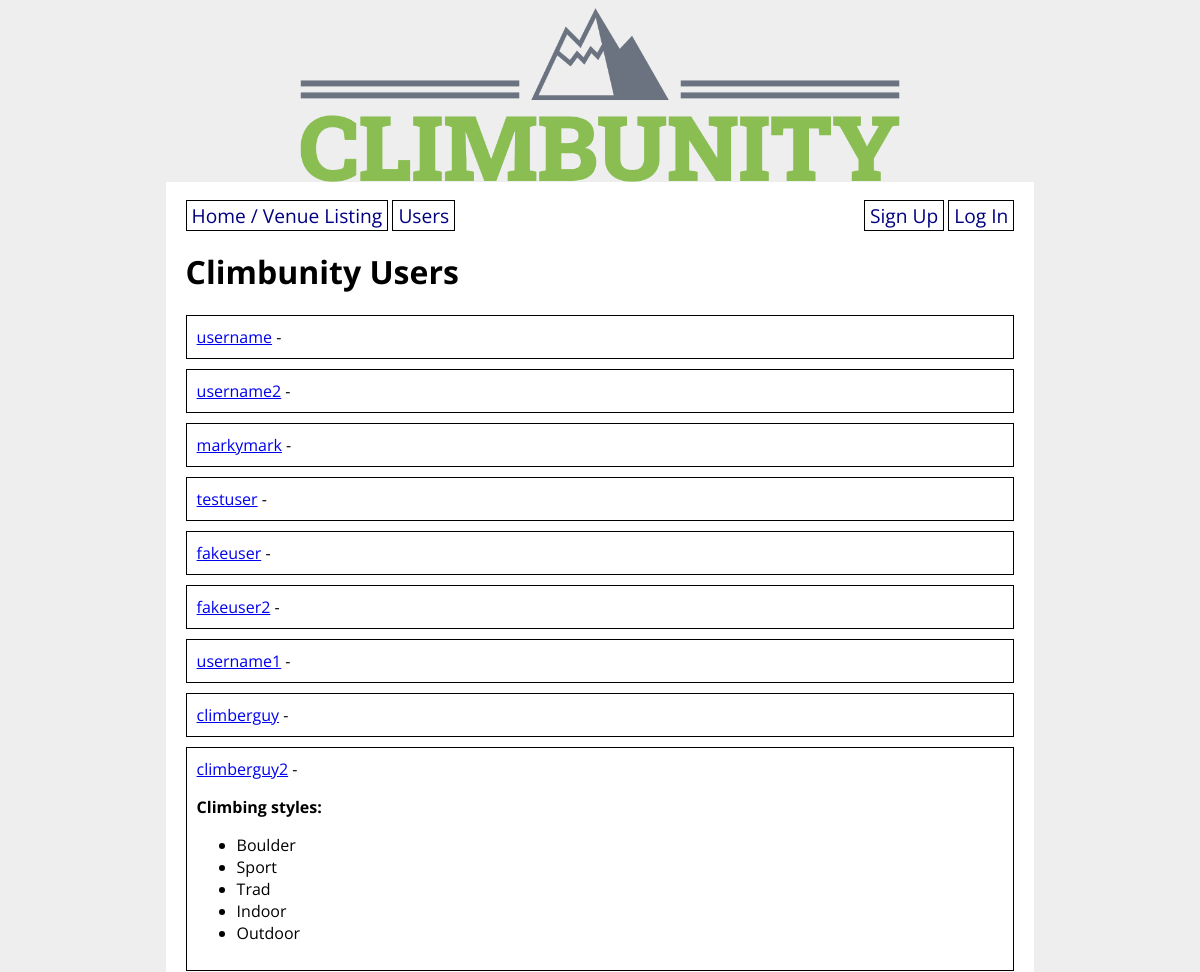
/users (upper part), run on an earlier commit of the app's database.
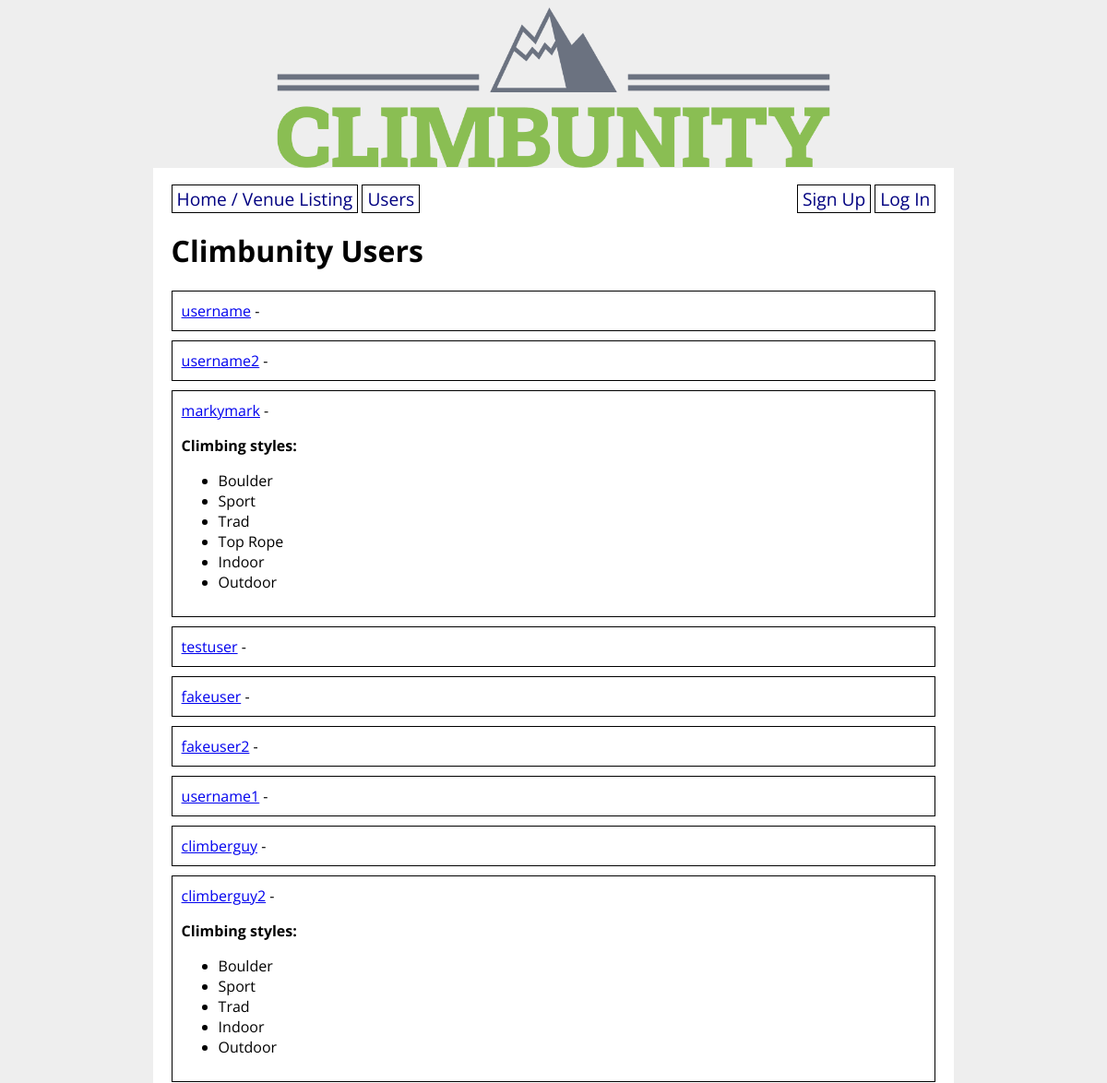
And on a later commit of the database.
### climbunity_app/models.py (models this page shows, shortened)
class User(UserMixin, db.Model):
    id = db.Column(db.Integer, primary_key=True)
    username = db.Column(db.String(80), nullable=False, unique=True)
    password = db.Column(db.String(200), nullable=False)
    email = db.Column(db.String(200), nullable=False)
    first_name = db.Column(db.String(50), nullable=False)
    last_name = db.Column(db.String(50), nullable=False)
    address = db.Column(db.String(200), nullable=False)
    has_gear = db.Column(db.Boolean, nullable=False)
    user_projects = db.relationship('Route',
        secondary='user_project_lists', back_populates='projecting_users'
    )
    user_appointments = db.relationship('Appointment',
        secondary='appointment_guests', back_populates='appointment_attendants'
    )
    user_does_styles = db.relationship('Style',
        secondary='user_style_lists', back_populates='climber_styles'
    )

class Style(db.Model):
    id = db.Column(db.Integer, primary_key=True)
    style = db.Column(db.String(8))
    climber_styles = db.relationship('User',
        secondary='user_style_lists', back_populates='user_does_styles'
    )
    route_styles = db.relationship('Route',
        secondary='route_style_lists', back_populates='possible_route_styles'
    )
    def __str__(self):
        return f'{self.style}'

### climbunity_app/main/routes.py (the view)
@main.route('/users', methods=['GET', 'POST'])
def all_users():
    users = User.query.all()
    return render_template('all_users.html', users=users)

### climbunity_app/templates/all_users.html
{% extends 'base.html' %}
{% block content %}
<h1>Climbunity Users</h1>
{% for user in users %}
<div class="user">
    <a href="/profile/{{ user.id }}">{{ user.username }}</a> -
    {% if user.user_does_styles %}
    <p><strong>Climbing styles:</strong></p>
        <ul>
        {% for style in user.user_does_styles %}
            <li>{{ style }}</li>
        {% endfor %}
        </ul>
    {% endif %}
</div>
{% endfor %}
{% endblock %}

### climbunity_app/templates/base.html (shortened to what this page needs)
<!DOCTYPE html>
<html>
    <head>
        <link rel="stylesheet" href="/static/style.css">
    </head>
    <body>
        <img class="header-image" src="../static/img/logo-no-background.png" />
        <div id="content">
            {% include 'partials/nav_buttons_partial.html' %}
            {% block content %}{% endblock %}
        </div>
    </body>
</html>

### climbunity_app/templates/partials/nav_buttons_partial.html (shortened to what this page needs)
<nav>
    <div>
        <a href="/">Home / Venue Listing</a>
        <a href="/users">Users</a>
    </div>
    <div>
        {% if current_user.is_authenticated %}
            <a href="/new_venue">New Venue</a>
            <a href="/new_route">New Route</a>
            <a href="/new_appointment">New Appointment</a>
            <a href="/logout">Log Out</a>
        {% else %}
            <a href="/signup">Sign Up</a>
            <a href="/login">Log In</a>
        {% endif %}
    </div>
</nav>

### climbunity_app/static/style.css (style rules this page uses)
body { display: flex; flex-direction: column; align-items: center; background-color: #eee; font-family: 'Open Sans', sans-serif; }
#content { width: 70%; background-color: white; padding: 20px; }
nav { width: 100%; display: flex; flex-direction: row; justify-content: space-between; }
nav a { color: navy; text-decoration: none; border: 1px solid black; padding: 1px 5px; font-size: 1.2em; }
.user { border: 1px solid black; padding: 10px; margin-bottom: 10px; }
.header-image { max-width: 600px; }

What changed in the data, as far as the page shows it:
changed User "markymark": gains Style (style "Top Rope"); gains Style (style "Boulder"); gains Style (style "Sport"); gains Style (style "Trad"); gains Style (style "Indoor"); gains Style (style "Outdoor"); now shows "Climbing styles:"
